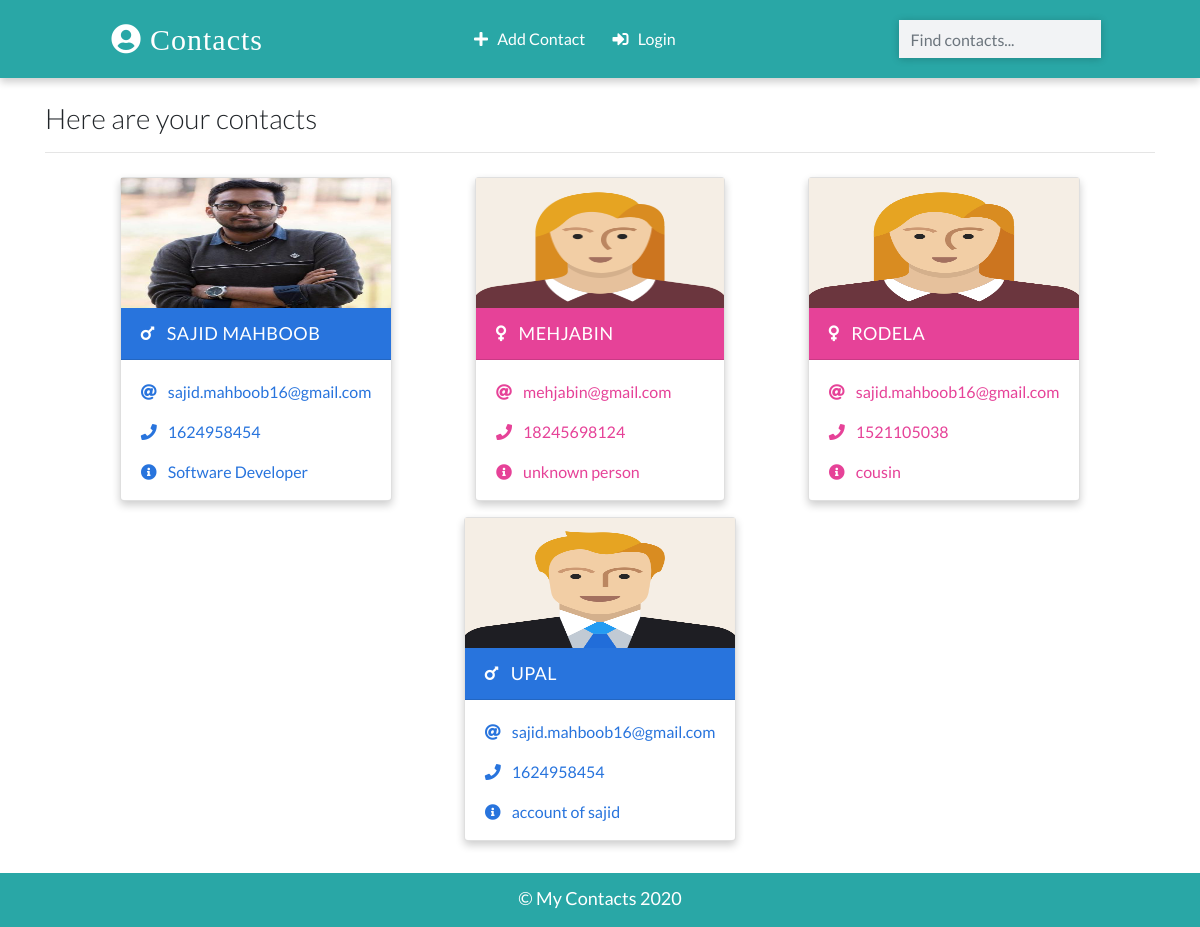
The page / on the database its author committed.
### cms/models.py (models this page shows, shortened)
class Contact(models.Model):
    name = models.CharField(max_length=20)
    email = models.EmailField(max_length=100)
    phone = models.IntegerField()
    info = models.CharField(max_length=30)
    gender = models.CharField(max_length=50, choices=(
        ('male', 'Male'),
        ('female', 'Female'),
    ))
    image = models.ImageField(upload_to='images/', blank=True)
    date_added = models.DateTimeField(default = datetime.now)
    class Meta:
        ordering = ['-id']

### cms/views.py (the view)
# urls.py: path('', views.home, name='home'),
def home(request):
    username = None
    username = request.user
    print(username)
    context = {
        'contacts': Contact.objects.all()
    }
    return render(request, 'index.html', context)

### templates/index.html (shortened to what this page needs)
{% extends 'base.html' %}
{% load static %}
{% block main_content %}
    <div class="container">
      <h3 class="heading font-weight-light">Here are your contacts</h3>
      <hr />
    </div>
    <div class="container main-part">
      {% if contacts %}
        {% for contacts in contacts %}
            {% include 'partials/_card.html' %}
        {% endfor %}
      {% else %}
        <p class = "d-block font-weight-light my-2 heading">No contacts have been saved yet!</p>
      {% endif %}
    </div>
{% endblock main_content %}

### templates/partials/_card.html
{% load static %}
{% if contacts.gender == 'male' %}
    <div class="card my-2 mx-2 boy-card {% if 'detail' in request.path %} mx-auto w-25 {% endif %} ">
        <img src="{% if contacts.image %}
        {{contacts.image.url}}
        {% else %}
        {% static 'images/boy.png' %}
        {% endif %}" class="img-fluid" />
        <div class="card-header">
        <a href="{% url 'detail' contacts.id %}" class="text-white header-link"
            ><i class="fas fa-mars mr-2"></i> {{contacts.name}}</a>
        </div>
        <div class="card-body pb-0">
        <p>
            <i class="fas fa-at mr-2"></i>
            <a href="mailto:sajid.mahboob16@gmail.com">{{contacts.email}} </a>
        </p>
        <p>
            <i class="fas fa-phone mr-2"></i>
            <a href="tel:01624958454">{{contacts.phone}}</a>
        </p>
        <p><i class="fas fa-info-circle mr-2"></i> {{contacts.info}}</p>
        </div>
    </div>
{% else %}
    <div class="card my-2 mx-2 girl-card {% if 'detail' in request.path %} mx-auto w-25 {% endif %} ">
        <img src="{% static 'images/girl.png' %}" class="img-fluid" />
        <div class="card-header">
        <a href="{% url 'detail' contacts.id %}" class="text-white header-link"
            ><i class="fas fa-venus mr-2"></i> {{contacts.name}} </a
        >
        </div>
        <div class="card-body pb-0">
        <p>
            <i class="fas fa-at mr-2"></i>
            <a href="mailto:sajid.mahboob16@gmail.com">{{contacts.email}}</a>
        </p>
        <p>
            <i class="fas fa-phone mr-2"></i>
            <a href="tel:01624958454">{{contacts.phone}}</a>
        </p>
        <p><i class="fas fa-info-circle mr-2"></i> {{contacts.info}}</p>
        </div>
    </div>
 {% endif %}

### static/css/main.css (style rules this page uses)
:root { --back: #29a7a6; --girl: #e64298; --boy: #2874dd; }
body { font-family: Lato, sans-serif; }
.card { box-shadow: 0 4px 8px 0 rgba(0, 0, 0, 0.2); transition: 0.3s; min-width: 250px; box-sizing: border-box; }
img { height: 130px !important; }
.card-header { font-size: 18px; letter-spacing: 0.5px; text-transform: uppercase; }
.boy-card .card-header { background-color: var(--boy); }
.boy-card .card-body, .boy-card .card-body p a { color: var(--boy); }
.girl-card .card-header { background-color: var(--girl); }
.girl-card .card-body, .girl-card .card-body p a { color: var(--girl); }
.card-body p { cursor: pointer; }
.main-part { display: flex; flex-wrap: wrap; justify-content: space-evenly; }

### rows shown on the page
Contact: image (picture), name "SAJID MAHBOOB", email "sajid.mahboob16@gmail.com", phone "1624958454", info "Software Developer"
Contact: name "MEHJABIN", email "mehjabin@gmail.com", phone "18245698124", info "unknown person"
Contact: name "RODELA", email "sajid.mahboob16@gmail.com", phone "1521105038", info "cousin"
Contact: name "UPAL", email "sajid.mahboob16@gmail.com", phone "1624958454", info "account of sajid"
